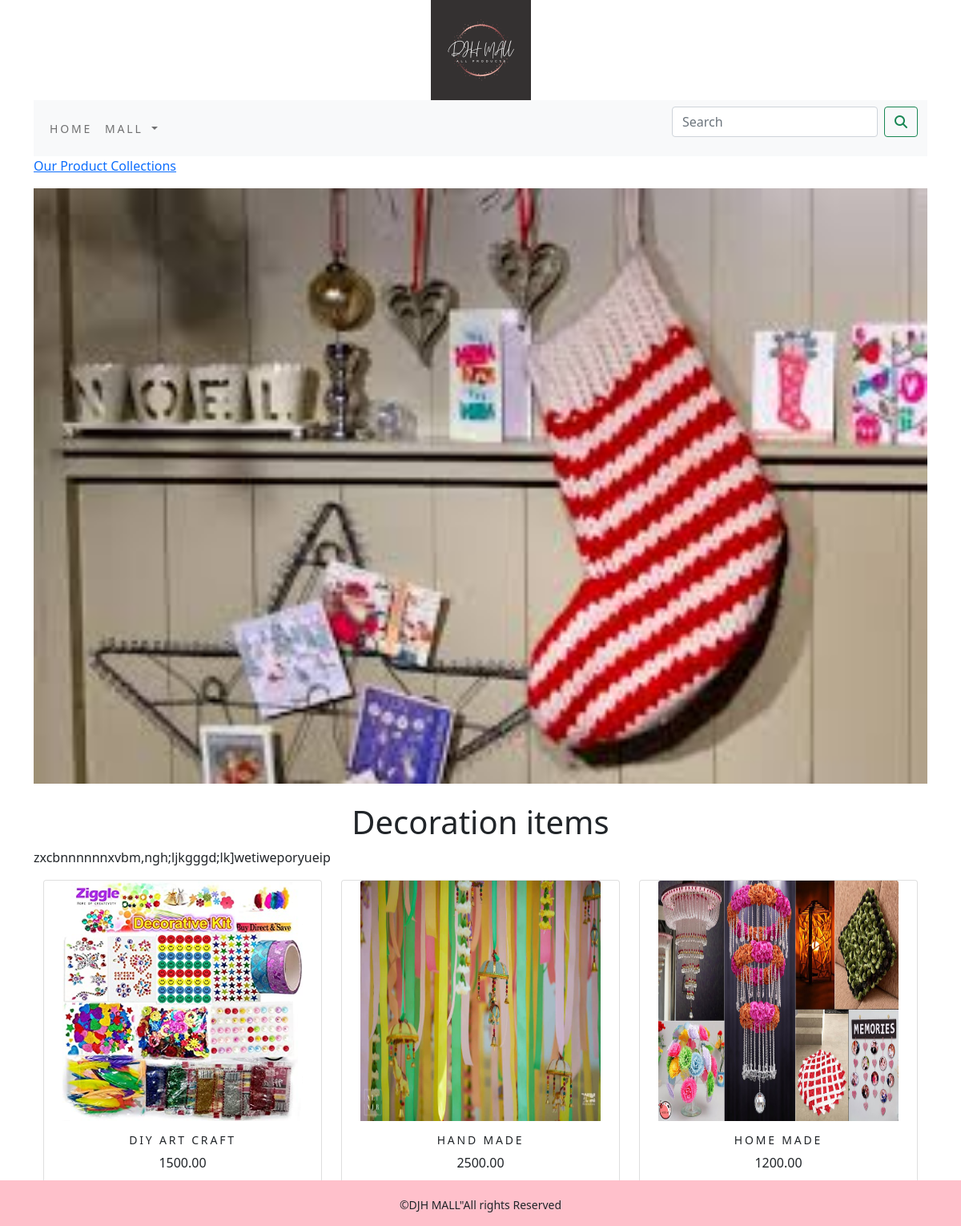
Page /shop/decoration-items/ on the committed database.
### shop/models.py (models this page shows, shortened)
class Category(models.Model):
    name = models.CharField(max_length=250,unique=True)
    slug = models.SlugField(max_length=250,unique=True)
    description = models. TextField(blank=True)
    image = models.ImageField(upload_to='category',blank=True)
    class Meta:
        ordering = ('name',)
        verbose_name = 'category'
        verbose_name_plural = 'categories'
    def get_url(self):
        return reverse('shop:product_by_category',args=[self.slug])

class Product(models.Model):
    name = models.CharField(max_length=250,unique=True)
    slug = models.SlugField(max_length=250,unique=True)
    description = models. TextField(blank=True)
    price = models.DecimalField(max_digits=10,decimal_places=2)
    category = models.ForeignKey(Category,on_delete=models.CASCADE)
    image = models.ImageField(upload_to='product',blank=True)
    stock = models.IntegerField()
    available = models.BooleanField(default=True)
    created = models.DateTimeField(auto_now_add=True)
    updated = models.DateTimeField(auto_now=True)
    def get_url(self):
        return reverse('shop:prodCatDetail',args=[self.category.slug,self.slug])
    class Meta:
        ordering = ('name',)
        verbose_name = 'product'
        verbose_name_plural = 'products'

### shop/views.py (the view)
# urls.py: path('',views.allprodCat,name='allprodCat'),
def allprodCat(request,c_slug=None):
    c_page =None
    products_list =None
    if c_slug!=None:
        c_page=get_object_or_404(Category,slug=c_slug)
        products_list=Product.objects.all().filter(category=c_page,available=True)
    else:
        products_list=Product.objects.all().filter(available=True)
    paginator=Paginator(products_list,6)
    try:
        page=int(request.GET.get('page','1'))
    except:
        page= 1
    try:
        products=paginator.page(page)
    except(EmptyPage,InvalidPage):
        products=paginator.page(paginator.num_pages)
    return render(request,"category.html",{'category':c_page,'products':products})

### cart/context_processors.py (called while the page is built)
def counter(request):
    item_count = 0
    if 'admin' in request.path:
        return {}
    else:
        try:
            cart=Cart.objects.filter(cart_id=_cart_id(request))
            cart_items=CartItem.objects.all().filter(cart=cart[:1])
            for cart_item in cart_items:
                item_count += cart_item.quantity
        except Cart.DoesNotExist:
            item_count = 0
    return dict(item_count=item_count)

### cart/views.py (called while the page is built)
def _cart_id(request):
    cart=request.session.session_key
    if not cart:
        cart=request.session.create()
    return cart

### shop/context_processors.py (called while the page is built)
def menu_links(request):
    links=Category.objects.all()
    return dict(links=links)

### templates/category.html (shortened to what this page needs)
{% extends 'base.html' %}
{% load static %}
{% block content %}
{% if category %}
<div>
  <div class="row my_row_class">
    <div class="mx-auto">
    <p><a href= "{% url 'shop:allprodCat' %}">Our Product Collections</a></p>
     </div>
     </div>
</div>
{% endif %}
<div class="mx_auto">
  {% if category %}
  <img class="my_image" src="{{category.image.url}}" alt="{{category.name}}">
</div>
  <br>
<div>
  <h1 class="text-center my-title">{{category.name}}</h1>
  <p class="text-justify">{{category.description}}</p>
</div>
  {% endif %}
<div class="container">
  <div class="row mx_auto">
    {% for product in products.object_list %}
    <div class="my_bottom_margin col-9 col-sm-12 col-md-4 xol-mg-4">
      <div class="card text-center" style="min-width:18 rem;">
        <a href ="{{product.get_url}}"><img class="card-img-top my_image" src= "{{product.image.url}}" alt="{{product.name}}" style="width:300px;height:300px;"></a>
        <div class="card-body">
          <h4>{{product.name}}</h4>
          <p>{{product.price}}</p>
        </div>
      </div>
    </div>
    {% endfor %}
  </div>
  <br>
</div>
{% endblock %}

### static/css/custom.css (style rules this page uses)
body { font-family: 'Island Moments', cursive; }
.my_row_class { padding-top=15px; }
.my_image { width:100%; height:auto; }
.my_bottom_margin { margin-bottom:10px; }
.card-body h4 { font-size:14px; text-transform:uppercase; letter-spacing: .2em; }

### rows in the picture
Category: image (picture), name "Decoration items", description "zxcbnnnnnnxvbm,ngh;ljkgggd;lk]wetiweporyueip"
Product: image (picture), name "DIY ART CRAFT", price "1500.00"
Product: image (picture), name "HAND MADE", price "2500.00"
Product: image (picture), name "HOME MADE", price "1200.00"
